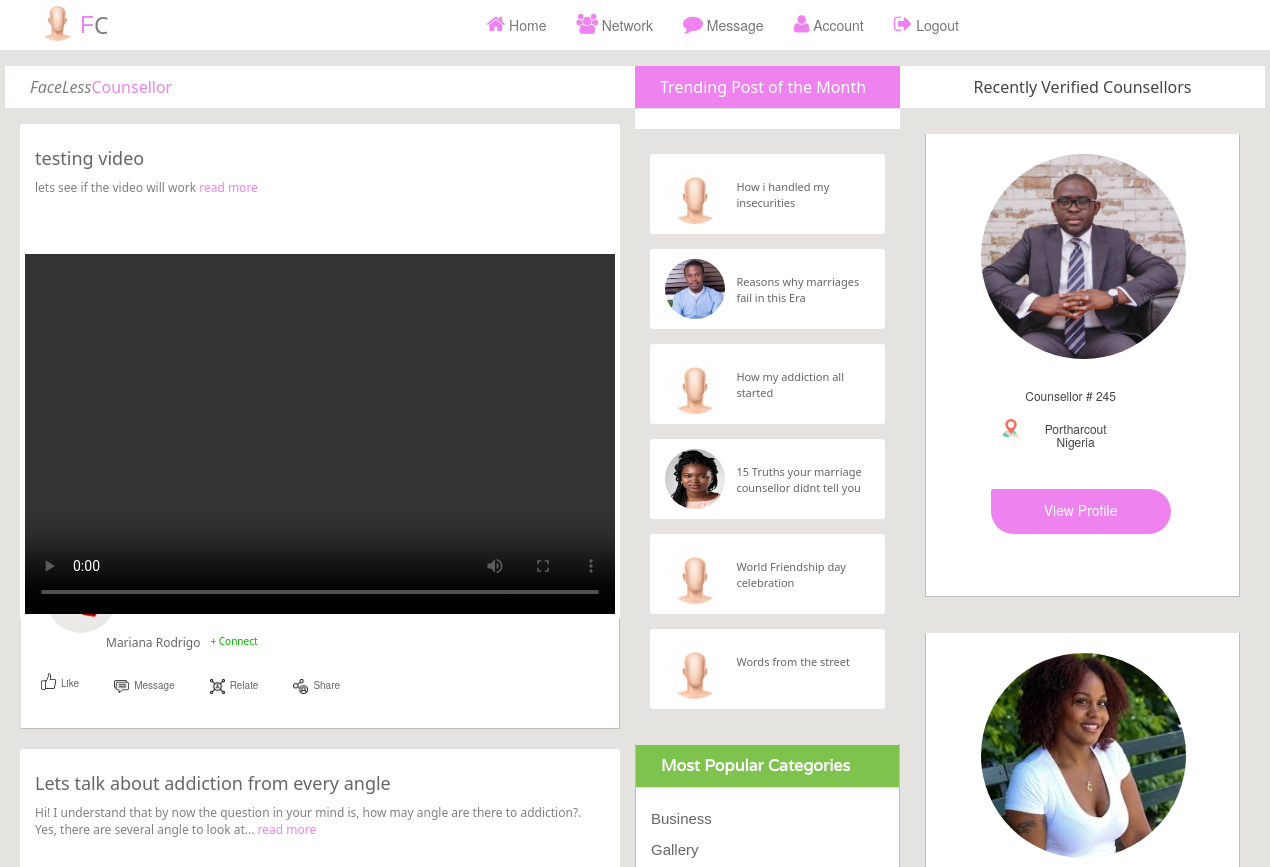
The page /fields (signed in, upper part) on the database as committed earlier.
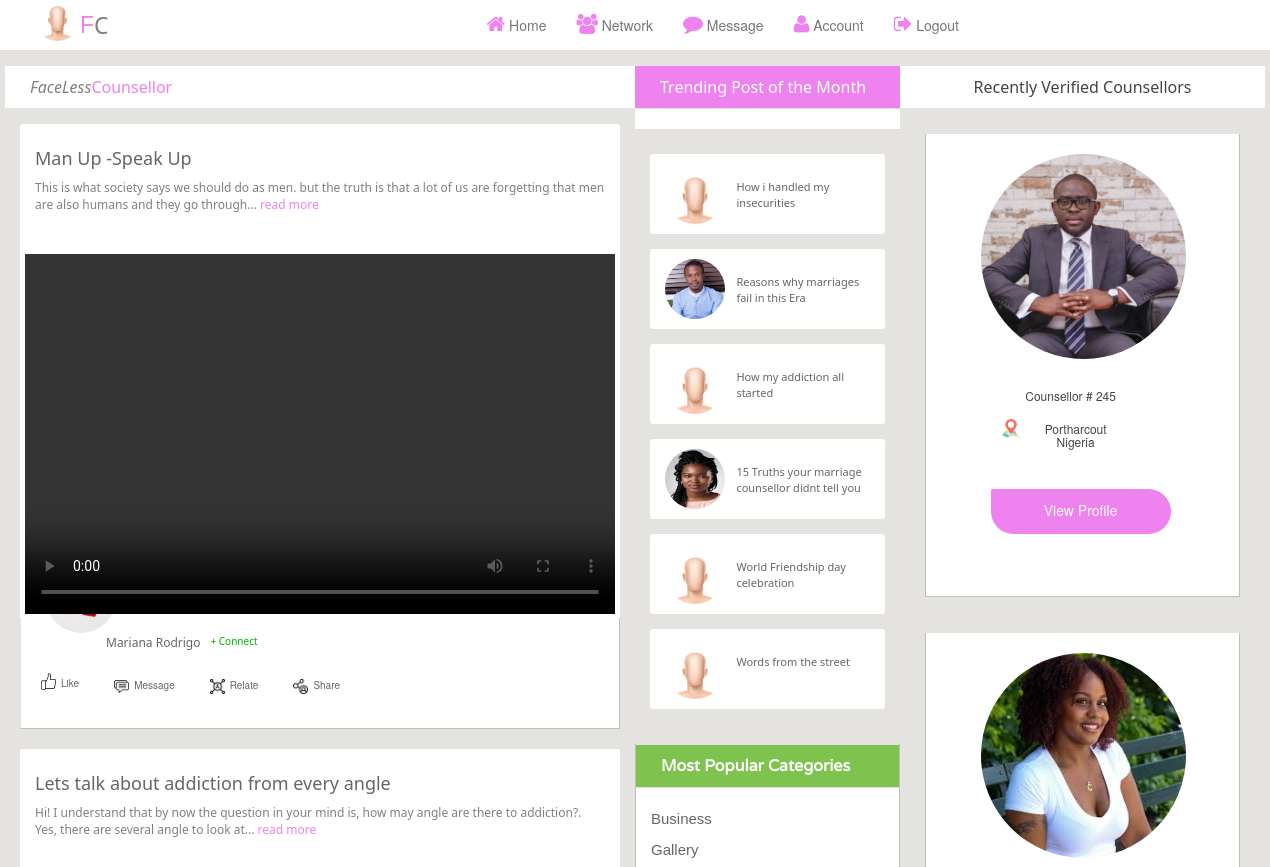
The same page on the database as committed later.
### fc/models.py (models this page shows)
class Posts(db.Model, UserMixin):
    id = db.Column(db.Integer, primary_key=True)
    poster_username = db.Column(db.String(255), nullable=False)
    poster_email = db.Column(db.String(255), nullable=False)
    poster_img = db.Column(db.String(255), nullable=False)
    post_id = db.Column(db.String(255), nullable=True)
    post_title = db.Column(db.String(255), nullable=True)
    post_desc = db.Column(db.String(255), nullable=True)
    post_img = db.Column(db.String(255), nullable=True)
    post_like = db.Column(db.String(255), nullable=True)
    post_relate = db.Column(db.String(255), nullable=True)
    post_message = db.Column(db.String(255), nullable=True)
    post_trend = db.Column(db.String(255), nullable=True)
    posted_date = db.Column(db.DateTime(), default=datetime.utcnow)
    post_status = db.Column(db.String(255), nullable=True, default= 0)
    completed_at = db.Column(db.DateTime(), default=datetime.utcnow)
    status = db.Column(db.String(255), nullable=True, default= 0)
    active = db.Column(db.Boolean())
    confirmed_at = db.Column(db.DateTime())

### fc/routes.py (the view)
@app.route('/fields', methods=['GET', 'POST'])
@login_required
def fields():
  page = request.args.get('page', 1, type=int)
  page1 = request.args.get('page', 1, type=int)
  posts = Posts.query.order_by(Posts.posted_date.desc()).paginate(page = page,  per_page=4)
  workers = Worker.query.order_by(Worker.completed_at.desc())
  return render_template('/fields.html', title='field', workers = workers, posts = posts)

### fc/__init__.py (called while the page is built)
@login_manager.user_loader
def load_user(user_id):
	return User.query.get(int(user_id))

### fc/momentjs.py (called while the page is built)
    def render(self, format):
        return Markup(
            "<script>\ndocument.write(moment(\"%s\").%s);\n</script>" %
            (self.timestamp.strftime("%Y-%m-%dT%H:%M:%S Z"), format))

    def fromNow(self):
        return self.render("fromNow()")

### fc/templates/fields.html (shortened to what the changed rows need)
<!DOCTYPE html>
<html>
<head>
<link rel="stylesheet" href="static/field_style/assets/css/bootstrap.min.css">
<link rel="stylesheet" href="static/field_style/assets/css/font-awesome.min.css">
<link rel="stylesheet" href="static/field_style/assets/css/font.css">
<link rel="stylesheet" href="static/field_style/assets/css/animate.css">
<link rel="stylesheet" href="static/field_style/assets/css/structure.css">
</head>
<body>
<section id="contentbody">
  <div class="container border-2 shadow-lg">
    <div class="row">
      <div class=" col-sm-12 col-md-6 col-lg-6">
        <div class="row border-2 shadow-lg">
          <div class="leftbar_content">
            <h2 style="font-weight: 100;font-family: system-ui;color:grey;font-style: italic;"> FaceLess<span style="font-weight:400; color:violet; font-style: initial;">Counsellor</span></h2>
              {% for post in posts.items  %}
            <div class="single_stuff border-1 shadow-sm wow fadeInDown" style="margin-top:-40px">
              <div class="card border-2 shadow-lg" style="background-color: #ffffff; height:130px; margin-top:30px;border-top-right-radius:3px;border-top-left-radius:3px; padding:5px 15px">
                  <h2 style="font-size:18px;font-family: system-ui;font-weight: 300;"><a href="{{url_for('post_detail', post_id = post.id)}}" style="text-decoration: none">{{post.post_title}}</a></h2>
                  <p style="color:grey; font-size:12px;font-family: system-ui;font-weight: 400; text-overflow: ellipsis" >
                  {{ post.post_desc | truncate(150) }}
                  <a href="{{url_for('post_detail', post_id = post.id)}}" style="color:violet; text-decoration: none">read more</a></p>
              </div>
              <center>
              <div class="card border-2 shadow-lg">
              <div class="single_stuff_img" style="background-color: #ffffff" >
                         <a >
                         {% if 'mp4' in post.post_img %}
                         <center>
                        <video  class="img-view border-2 shadow-lg" controls>
                            <source src={{url_for('static', filename='user_uploads/' + post.post_img)}} type="video/mp4" class="img-view">
                          </video>
                          </center>
                          {% else %}
                         <img class="img-view" src="{{url_for('static', filename='user_uploads/' + post.post_img)}}" alt="" >
                         {% endif %}
                         </a>
               </div>
                </div>
            </center>
              <div class="single_stuff_article border-1 shadow-sm" style="background-color: #ffffff;z-index: 900">
                <div class="single_sarticle_inner" style="border-radius: 100px; background-color: #ffffff;padding: 5px 5px;">
                 <a class="stuff_category" href="{{url_for('user_detail',  email = post.poster_email)}}"><img src="{{url_for('static', filename='user_uploads/' + post.poster_img)}}" style="width:70px;height:70px;border-radius: 100px;"> </a>
                </div>
                <div style=" height:50px;position: absolute; margin: 1px -0px;">
                  <div style="display: flex;left:70px;position:absolute;margin:10px;">
                    <a href="{{url_for('user_detail',  email = post.poster_email)}}" style="padding: 5px 5px; font-size: 12px; font-family: system-ui;font-weight:100;text-decoration: none;text-transform: capitalize;">{{post.poster_username}}</a>
                    <a href="" style="padding: 5px 5px;font-size: 10px;color:#00b300;font-family: system-ui;font-weight:100;text-decoration: none;">+ Connect </a>
    <a style="padding: 5px 5px;font-size: 12px;font-family: system-ui;font-weight:100; margin-right: 30px;text-decoration: none;">{{ momentjs(post.posted_date).fromNow() }} </a>
                  </div>
                    <div style="display: flex;justify-content:space-around; position: relative;top:50px; left:0px">
                     <a href="" style="padding: 5px 15px; font-size: 10px; text-decoration: none;"><img src="" alt=""><img src="/static/field_style/assets/img/like.png" alt="" style="width:25px;height:25px;padding: 4px 5px; margin-top:-5px">Like</a>
                      <a href="" style="padding: 5px 15px;font-size: 10px;text-decoration: none;"><img src="" alt=""><img src="/static/field_style/assets/img/message.png" alt="" style="width:25px;height:25px;padding: 5px 5px">Message </a>
                      <a href="" style="padding: 5px 15px;font-size: 10px;text-decoration: none;"><img src="" alt=""><img src="/static/field_style/assets/img/relations.png" alt="" style="width:25px;height:25px;padding: 5px 5px">Relate </a>
                      <a href="" style="padding: 5px 15px;font-size: 10px;text-decoration: none;"><img src="" alt=""><img src="/static/field_style/assets/img/share.png" alt="" style="width:25px;height:25px;padding: 5px 5px">Share </a>
                   </div>
                </div>
              </div>
            </div>
                {% endfor %}
            <br>
          </div>
        </div>
      </div>
      <div class="col-sm-6 col-md-2 col-lg-2">
        <div class="row">
          <div class="middlebar_content">
            <h2 class="violet_bg" style="background-color: violet; font-family: system-ui;font-weight:100">Trending Post of the Month</h2>
            <div class="popular_categori  wow fadeInUp">
              <h2 class="limeblue_bg">Most Popular Categories</h2>
            </div>
          </div>
        </div>
      </div>
      <div class="col-sm-6 col-md-4 col-lg-4">
        <div class="row">
          <div class="rightbar_content">
            <div class="single_blog_sidebar wow fadeInUp">
              <h2 style="text-transform: capitalize;font-family: system-ui;font-weight: 100; text-align: center;">Recently Verified Counsellors</h2>
              <br>
            </div>
          </div>
        </div>
      </div>
    </div>
  </div>
</section>
</body>
</html>

Rows that differ between the two databases and show on the page:
changed Posts "Mariana Rodrigo": post_title "testing video" → "Man Up -Speak Up"; post_desc "lets see if the video will work" → "This is what society says we should do as men. but the truth is that a lot of us are forgetting that men are also humans and they go through..."
